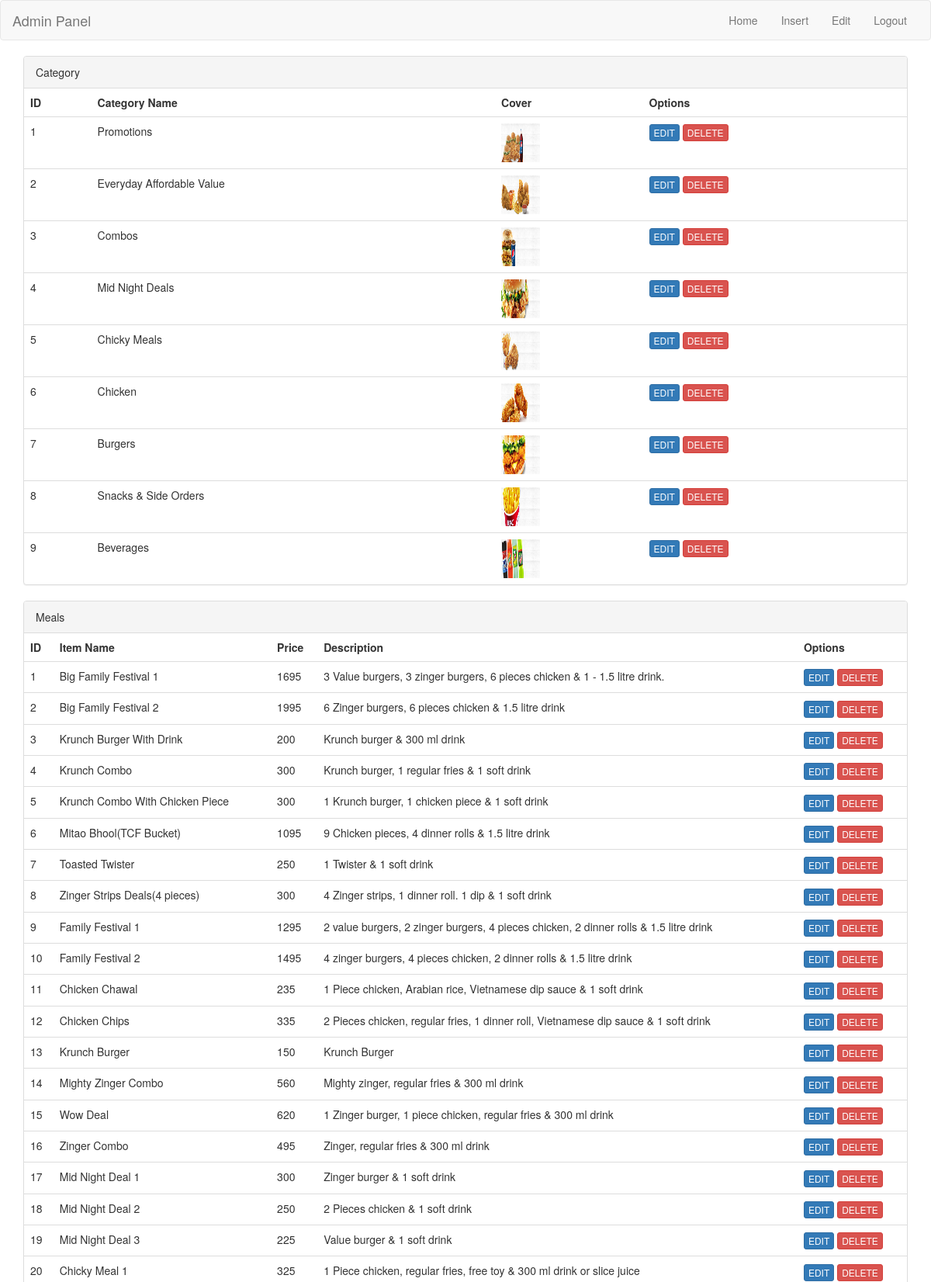
The app's page /adminpanel.php (signed in, upper part) with its own data.
### tables this page shows
CREATE TABLE IF NOT EXISTS `category` (
  `id` int(11) NOT NULL AUTO_INCREMENT,
  `res_id` int(11) NOT NULL,
  `cat_name` varchar(30) NOT NULL,
  `cover` varchar(100) NOT NULL,
  PRIMARY KEY (`id`),
  KEY `fk_res_id` (`res_id`)
);

CREATE TABLE IF NOT EXISTS `item` (
  `id` int(11) NOT NULL AUTO_INCREMENT,
  `cat_id` int(11) NOT NULL,
  `item_name` varchar(40) NOT NULL,
  `price` int(11) NOT NULL,
  `description` text NOT NULL,
  PRIMARY KEY (`id`),
  KEY `fk_category_id` (`cat_id`)
);

### adminpanel.php (the view, shortened to what this page needs)
<?php include 'admin_header.php'; include 'admin_nav.php';
    $user = $_SESSION["una"];
    $sqry = "SELECT * FROM login WHERE user = '". $user ."'";
    $rslt = mysql_query($sqry) or die(mysql_error());
    $u = mysql_fetch_array($rslt);
    $uid = $u['id'];
    $ssqry = "SELECT * FROM restaurant WHERE login_id = '". $uid ."'";
    $rsslt = mysql_query($ssqry) or die(mysql_error());
    $r = mysql_fetch_array($rsslt);
    $rid = $r['id'];
?>
<div class="container">
    <div class="panel panel-default">
        <div class="panel-heading">Category</div>
        <?php
        $finalqry = "SELECT * FROM category WHERE res_id = '". $rid . "'";
        $finalresult = mysql_query($finalqry) or die(mysql_error()); ?>
        <table class="table">
            <tr>
                <th>ID</th>
                <th>Category Name</th>
                <th>Cover</th>
                <th>Options</th>
            </tr>
            <?php
            $x=0;
            $finalid = array();
            while($finalrow = mysql_fetch_array($finalresult)){
                $finalid[$x] = $finalrow['id'];
                $x++;
                ?>
                <tr>
                    <td><?php echo $finalrow['id']; ?></td>
                    <td><?php echo $finalrow['cat_name']; ?></td>
                    <td><img src="<?php echo $finalrow['cover']; ?>" width="50" height="50" ></td>
                    <td><a href="edit.php?ed=<?php echo $finalrow['id']; ?>"><button class="btn btn-xs btn-primary">EDIT</button></a>&nbsp;<a href="delete.php?de=<?php echo $finalrow['id']; ?>"><button class="btn btn-xs btn-danger">DELETE</button></a></td>
                </tr>
            <?php }  ?>
        </table>
    </div>
    <div class="panel panel-default">
        <div class="panel-heading">Meals</div>
        <table class="table">
            <tr>
                <th>ID</th>
                <th>Item Name</th>
                <th>Price</th>
                <th>Description</th>
                <th>Options</th>
            </tr>
        <?php
        $count = count($finalid);
        for($y=0; $y<$count; $y++)
        {
            $qquery = "SELECT * FROM item WHERE cat_id = '". $finalid[$y] . "'";
            $result = mysql_query($qquery) or die(mysql_error());
            while($row = mysql_fetch_array($result) ){ ?>
                <tr>
                    <td><?php echo $row['id']; ?></td>
                    <td><?php echo $row['item_name']; ?></td>
                    <td><?php echo $row['price']; ?></td>
                    <td><?php echo $row['description']; ?></td>
                    <td><a href="edit.php?ed=<?php echo $row['id']; ?>"><button class="btn btn-xs btn-primary">EDIT</button></a>&nbsp;<a href="delete.php?de=<?php echo $row['id']; ?>"><button class="btn btn-xs btn-danger">DELETE</button></a></td>
                </tr>
            <?php }    }  ?>
        </table>
    </div>
</div>
</body>

### records on screen
category: id "1", cat_name "Promotions", cover (picture)
category: id "2", cat_name "Everyday Affordable Value", cover (picture)
category: id "3", cat_name "Combos", cover (picture)
category: id "4", cat_name "Mid Night Deals", cover (picture)
category: id "5", cat_name "Chicky Meals", cover (picture)
category: id "6", cat_name "Chicken", cover (picture)
category: id "7", cat_name "Burgers", cover (picture)
category: id "8", cat_name "Snacks & Side Orders", cover (picture)
category: id "9", cat_name "Beverages", cover (picture)
item: id "1", item_name "Big Family Festival 1", price "1695", description "3 Value burgers, 3 zinger burgers, 6 pieces chicken & 1 - 1.5 litre drink."
item: id "2", item_name "Big Family Festival 2", price "1995", description "6 Zinger burgers, 6 pieces chicken & 1.5 litre drink"
item: id "3", item_name "Krunch Burger With Drink", price "200", description "Krunch burger & 300 ml drink"
item: id "4", item_name "Krunch Combo", price "300", description "Krunch burger, 1 regular fries & 1 soft drink"
item: id "5", item_name "Krunch Combo With Chicken Piece", price "300", description "1 Krunch burger, 1 chicken piece & 1 soft drink"
item: id "6", item_name "Mitao Bhool(TCF Bucket)", price "1095", description "9 Chicken pieces, 4 dinner rolls & 1.5 litre drink"
item: id "7", item_name "Toasted Twister", price "250", description "1 Twister & 1 soft drink"
item: id "8", item_name "Zinger Strips Deals(4 pieces)", price "300", description "4 Zinger strips, 1 dinner roll. 1 dip & 1 soft drink"
item: id "9", item_name "Family Festival 1", price "1295", description "2 value burgers, 2 zinger burgers, 4 pieces chicken, 2 dinner rolls & 1.5 litre drink"
item: id "10", item_name "Family Festival 2", price "1495", description "4 zinger burgers, 4 pieces chicken, 2 dinner rolls & 1.5 litre drink"
item: id "11", item_name "Chicken Chawal", price "235", description "1 Piece chicken, Arabian rice, Vietnamese dip sauce & 1 soft drink"
item: id "12", item_name "Chicken Chips", price "335", description "2 Pieces chicken, regular fries, 1 dinner roll, Vietnamese dip sauce & 1 soft drink"
item: id "13", item_name "Krunch Burger", price "150", description "Krunch Burger"
item: id "14", item_name "Mighty Zinger Combo", price "560", description "Mighty zinger, regular fries & 300 ml drink"
item: id "15", item_name "Wow Deal", price "620", description "1 Zinger burger, 1 piece chicken, regular fries & 300 ml drink"
item: id "16", item_name "Zinger Combo", price "495", description "Zinger, regular fries & 300 ml drink"
item: id "17", item_name "Mid Night Deal 1", price "300", description "Zinger burger & 1 soft drink"
item: id "18", item_name "Mid Night Deal 2", price "250", description "2 Pieces chicken & 1 soft drink"
item: id "19", item_name "Mid Night Deal 3", price "225", description "Value burger & 1 soft drink"
item: id "20", item_name "Chicky Meal 1", price "325", description "1 Piece chicken, regular fries, free toy & 300 ml drink or slice juice"
